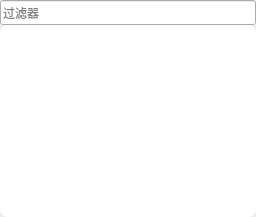
       <widget class="QWidget" name="objectPath">
        <property name="styleSheet">
         <string notr="true">#objectPath{
	background-color: rgb(237, 239, 242);
	outline: none;
}</string>
        </property>
        <attribute name="title">
         <string>线路</string>
        </attribute>
        <layout class="QVBoxLayout" name="verticalLayout_5">
         <property name="spacing">
          <number>0</number>
         </property>
         <property name="leftMargin">
          <number>0</number>
         </property>
         <property name="topMargin">
          <number>0</number>
         </property>
         <property name="rightMargin">
          <number>0</number>
         </property>
         <property name="bottomMargin">
          <number>0</number>
         </property>
         <item>
          <widget class="QLineEdit" name="pathFilter">
           <property name="minimumSize">
            <size>
             <width>0</width>
             <height>25</height>
            </size>
           </property>
           <property name="placeholderText">
            <string>过滤器</string>
           </property>
          </widget>
         </item>
         <item>
          <widget class="QTreeWidget" name="pathList">
           <property name="contextMenuPolicy">
            <enum>Qt::CustomContextMenu</enum>
           </property>
           <property name="styleSheet">
            <string notr="true">QTreeWidget{
	background: rgb(255, 255, 255);
	border-radius: 8px;
	outline: none;
	font-size: 16px;
}
QTreeWidget::item {
	height: 40px;
	font-weight: 400;
	color: #4D4D4D;
	border: 0px;
	outline: 0px;
	font-size: 16px;
}
QTreeWidget::item:hover{
	background-color: rgb(236, 245, 255);
	border: 0px;
	outline: 0px;
    color: #45B2FF;
}
QTreeWidget::item:selected{
	background-color: rgb(236, 245, 255);
    border: 0px;
	outline: 0px;
    color: #45B2FF;
}
QTreeWidget::branch {
	height: 28px;
	width: 28px;
}
QTreeWidget::branch:closed:has-children:!has-siblings,
QTreeWidget::branch:closed:has-children:has-siblings {
	border-image: none;
    image: url(:/resources/path-unselected.svg);
}
QTreeWidget::branch:open:has-children:!has-siblings,
QTreeWidget::branch:open:has-children:has-siblings  {
	border-image: none;
    image: url(:/resources/path-selected.svg);
}
QTreeWidget::branch:!has-children:adjoins-item  {
	border-image: none;
    image: url(:/resources/node-selected.svg);
}</string>
           </property>
           <property name="headerHidden">
            <bool>true</bool>
           </property>
           <column>
            <property name="text">
             <string>1</string>
            </property>
           </column>
          </widget>
         </item>
         <item>
          <widget class="QWidget" name="pathWidget" native="true">
           <property name="styleSheet">
            <string notr="true">#pathWidget{
	background-color: rgb(255, 255, 255);
	border-radius: 8px;
}</string>
           </property>
          </widget>
         </item>
        </layout>
       </widget>
